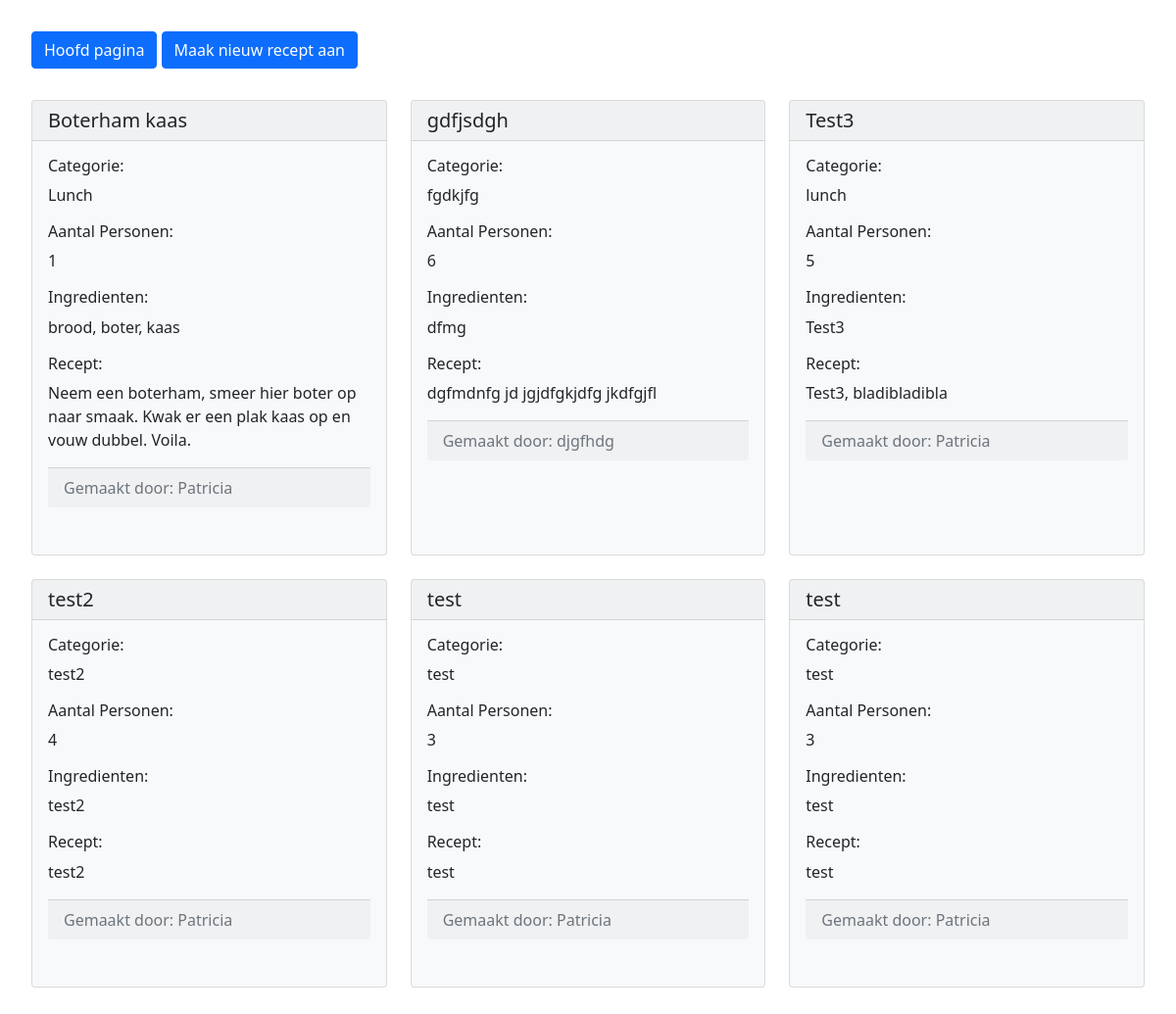
The page / on the database its author committed.
### tables this page shows
CREATE TABLE `recepten` (
  `id` int NOT NULL,
  `naam_maker` varchar(100) NOT NULL,
  `naam_recept` varchar(100) NOT NULL,
  `naam_categorie` varchar(100) NOT NULL,
  `aantal_personen` int NOT NULL,
  `ingredienten` text NOT NULL,
  `recept` text NOT NULL
);

### functions/query_functions.php (called while the page is built, shortened)
<?php
    $connection = new mysqli(DB_HOST, DB_USER, DB_PASS, DB_NAME);
    function get_all_rows() {
        global $connection;
        $sql = "SELECT * FROM `recepten` ORDER BY id DESC";
        $result = $connection->query($sql);
        return $result;
    }
?>

### index.php (the view, shortened to what this page needs)
<?php
    include("parts/header.php");
?>
        <div class="card-group row row-cols-1 row-cols-md-3 g-4">
            <?php
                $all_rows = get_all_rows();
                while($row = $all_rows->fetch_assoc()) {
                    $result = "<div class='col'>";
                    $result .= "<div class='card text-dark bg-light mb-3 h-100'>";
                    $result .= "<h5 class='card-header'>" . htmlspecialchars($row["naam_recept"]) . "</h5>";
                    $result .= "<div class='card-body'>";
                    $result .= "<h6>Categorie:</h6>";
                    $result .= "<p class='card-text'>" . htmlspecialchars($row["naam_categorie"]) . "</p>";
                    $result .= "<h6>Aantal Personen:</h6>";
                    $result .= "<p class='card-text'>" . htmlspecialchars($row["aantal_personen"]) . "</p>";
                    $result .= "<h6>Ingredienten:</h6>";
                    $result .= "<p class='card-text'>" . htmlspecialchars($row["ingredienten"]) . "</p>";
                    $result .= "<h6>Recept:</h6>";
                    $result .= "<p class='card-text'>" . htmlspecialchars($row["recept"]) . "</p>";
                    $result .= "<p class='card-footer text-muted'>Gemaakt door: " . htmlspecialchars($row["naam_maker"]) . "</p>";
                    $result .= "</div></div></div>";
                    echo $result;
                }
            ?>
        </div>
<?php
    include("parts/footer.php");
?>

### parts/header.php (shortened to what this page needs)
<!DOCTYPE html>
<html lang="en">
    <head>
        <link rel="stylesheet" href="assets/css/bootstrap.min.css">
        <link rel="stylesheet" href="assets/css/style.css">
    </head>
    <body>
        <main role="main" class="container-fluid min-vh-100 p-3">
            <nav class="container-fluid p-3">
                <a href="index.php" class="btn btn-primary">Hoofd pagina</a>
                <a href="create.php" class="btn btn-primary">Maak nieuw recept aan</a>
            </nav>
            <div class="container-fluid p-3">

### parts/footer.php (shortened to what this page needs)
            </div>
        </main>
    </body>
</html>

### rows shown on the page
recepten: naam_recept "Boterham kaas", naam_categorie "Lunch", aantal_personen "1", ingredienten "brood, boter, kaas", recept "Neem een boterham, smeer hier boter op naar smaak. Kwak er een plak kaas op en vouw dubbel. Voila.", naam_maker "Patricia"
recepten: naam_recept "gdfjsdgh", naam_categorie "fgdkjfg", aantal_personen "6", ingredienten "dfmg", recept "dgfmdnfg jd jgjdfgkjdfg jkdfgjfl", naam_maker "djgfhdg"
recepten: naam_recept "Test3", naam_categorie "lunch", aantal_personen "5", ingredienten "Test3", recept "Test3, bladibladibla", naam_maker "Patricia"
recepten: naam_recept "test2", naam_categorie "test2", aantal_personen "4", ingredienten "test2", recept "test2", naam_maker "Patricia"
recepten: naam_recept "test", naam_categorie "test", aantal_personen "3", ingredienten "test", recept "test", naam_maker "Patricia"
recepten: naam_recept "test", naam_categorie "test", aantal_personen "3", ingredienten "test", recept "test", naam_maker "Patricia"
